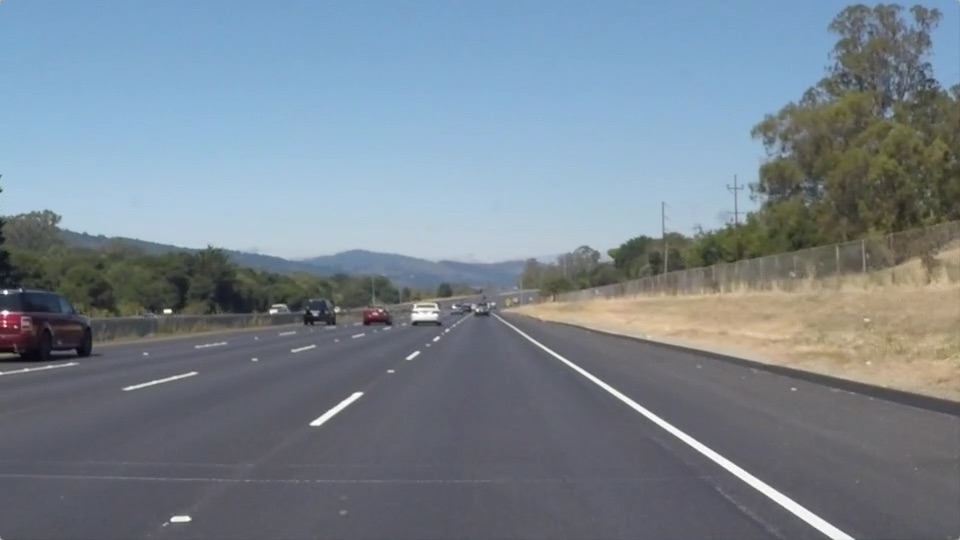
#> input picture test_images/solidWhiteRight.jpg, 960 x 540 px
$ python 'Color Selection.py'
#> lines starting #> are read from the running program, lines starting #| are printed output that depends on the picture; after the words box and inside, x2 and y2 are one past the last pixel; in counts of white or black regions, pixels touching at a corner belong together
import matplotlib.pyplot as plt
import matplotlib.image as mpimg
import numpy as np
import os

os.chdir('E:/Users/İndirilenler/yapay_zeka_proje_Lane_Detection')
# Read in the image
image = mpimg.imread('test_images/solidWhiteRight.jpg')
#> image is the input picture: shape (540, 960, 3); mean R, G, B 120.3, 132.6, 143.7

# Grab the x and y size and make a copy of the image
ysize = image.shape[0]
#> ysize = 540
xsize = image.shape[1]
#> xsize = 960
color_select = np.copy(image)

# Define color selection criteria
###### MODIFY THESE VARIABLES TO MAKE YOUR COLOR SELECTION
red_threshold = 200
green_threshold = 200
blue_threshold = 200
######

rgb_threshold = [red_threshold, green_threshold, blue_threshold]

# Do a boolean or with the "|" character to identify
# Pixels below the thresholds
thresholds = (image[:,:,0] < rgb_threshold[0]) \
            | (image[:,:,1] < rgb_threshold[1]) \
            | (image[:,:,2] < rgb_threshold[2])
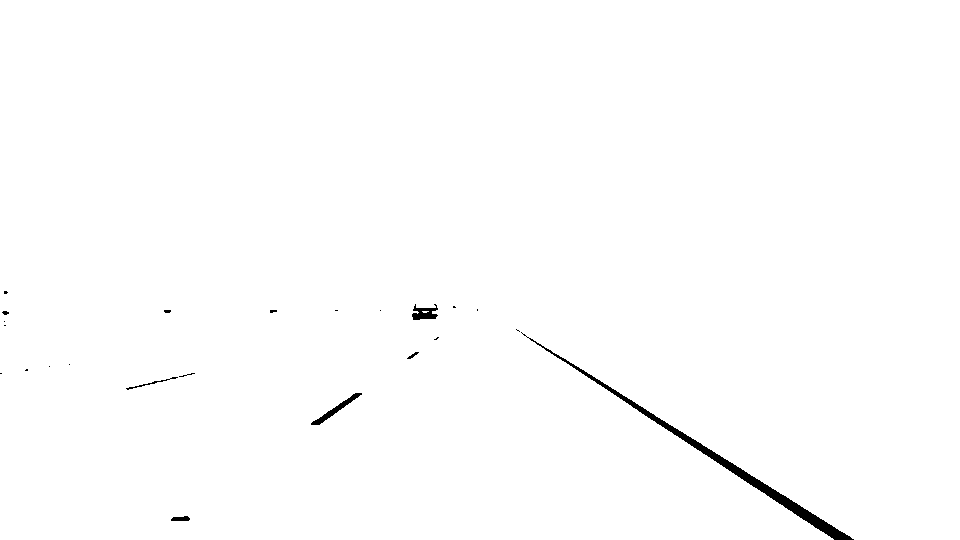
#> thresholds: shape (540, 960) bool; 99.4% white; 23 black regions (16 under 20 px), largest, box (x1, y1, x2, y2) and area: (521, 332, 854, 540) 2350, (311, 393, 362, 425) 291, (412, 304, 438, 320) 247
color_select[thresholds] = [0,0,0]
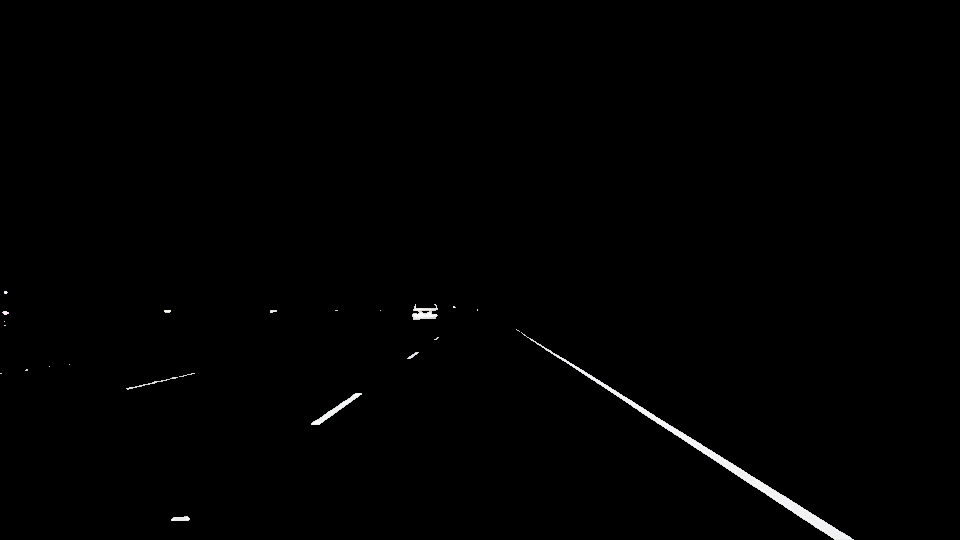
#> color_select: shape (540, 960, 3); mean R, G, B 1.5, 1.5, 1.5

# Display the image
plt.imshow(image)
plt.title("Input Image")
plt.show()
plt.imshow(color_select)
plt.title("Color Selected Image")
plt.savefig('output_colors/color_select.jpg')
plt.show()

$ run again, with test_images/solidWhiteCurve.jpg copied over test_images/solidWhiteRight.jpg
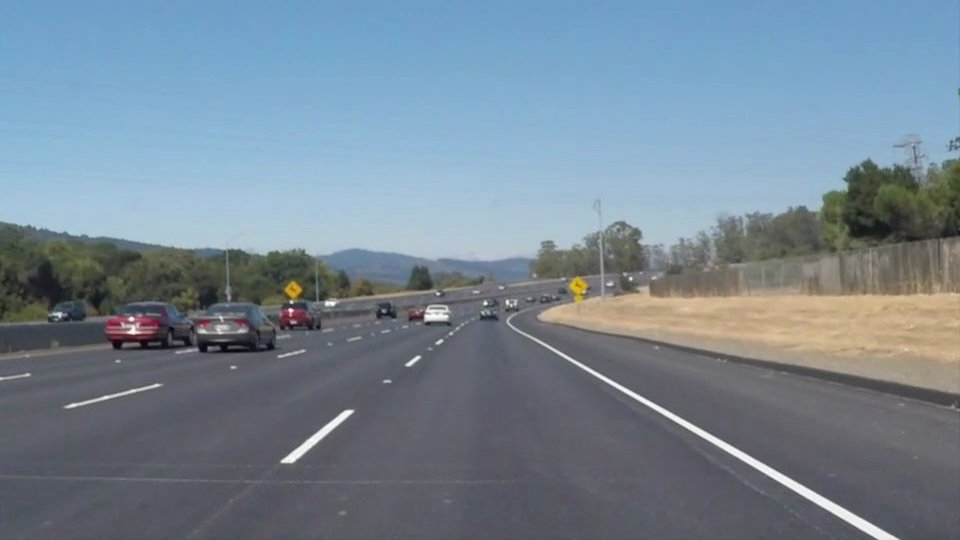
#> input picture test_images/solidWhiteCurve.jpg, 960 x 540 px
#> image is the input picture: shape (540, 960, 3); mean R, G, B 118.5, 134.5, 148.1
#> `thresholds = (image[:,:,0] < rgb_threshold[0]) \ | (image[:,:,1] < rgb..`:
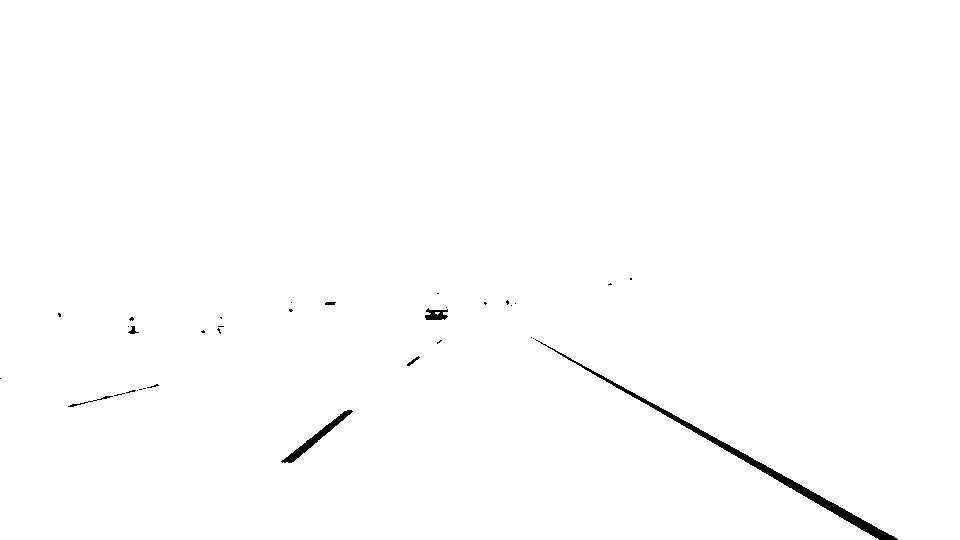
#> thresholds: shape (540, 960) bool; 99.4% white; 34 black regions (27 under 20 px), largest, box (x1, y1, x2, y2) and area: (535, 339, 898, 540) 2248, (281, 410, 353, 463) 560, (425, 308, 448, 320) 181
#> `color_select[thresholds] = [0,0,0]`:
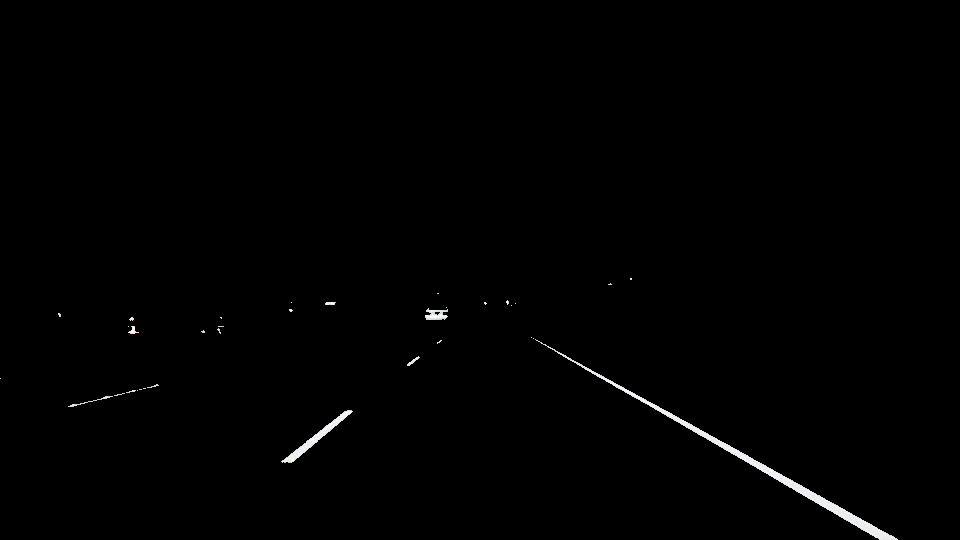
#> color_select: shape (540, 960, 3); mean R, G, B 1.5, 1.5, 1.5

$ run again, with test_images/solidYellowCurve2.jpg copied over test_images/solidWhiteRight.jpg
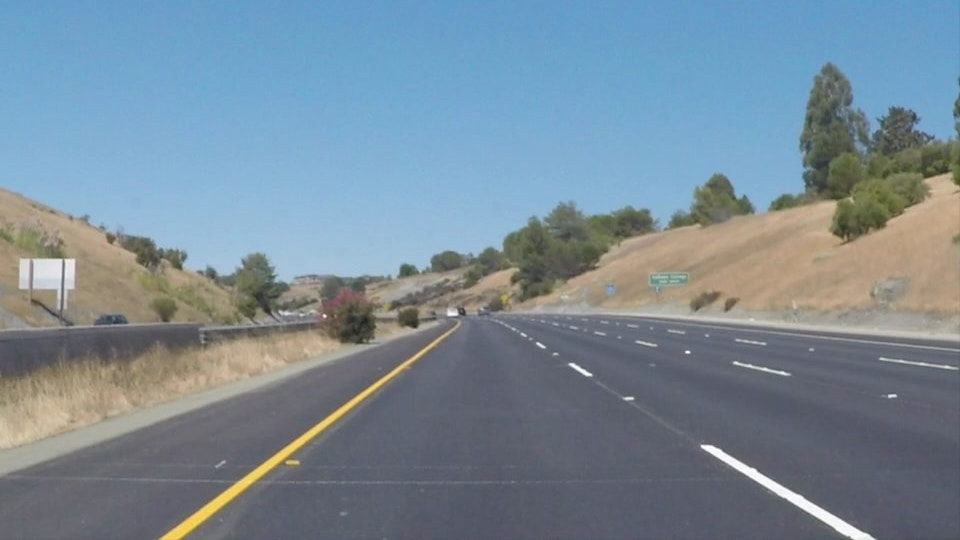
#> input picture test_images/solidYellowCurve2.jpg, 960 x 540 px
#> image is the input picture: shape (540, 960, 3); mean R, G, B 120.7, 138.6, 151.5
#> `thresholds = (image[:,:,0] < rgb_threshold[0]) \ | (image[:,:,1] < rgb..`:
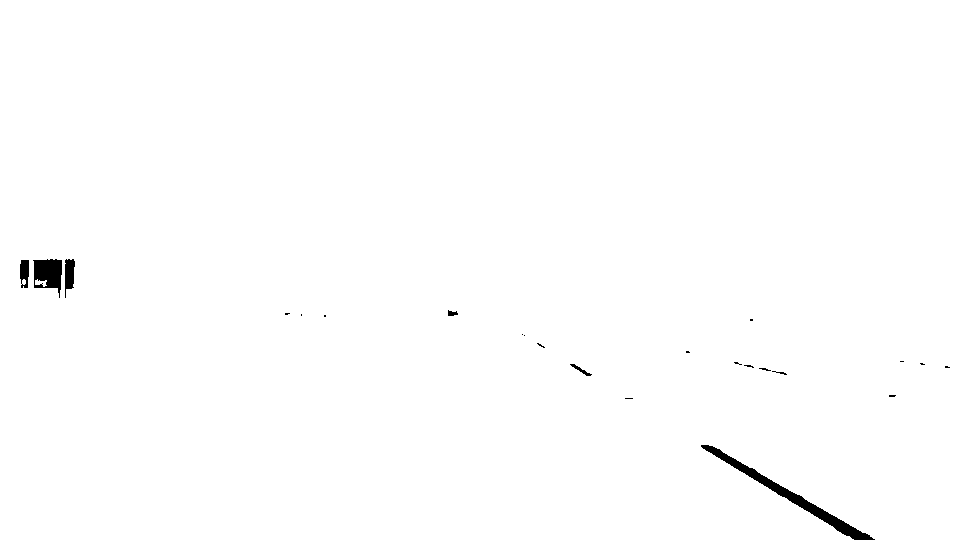
#> thresholds: shape (540, 960) bool; 99.4% white; 23 black regions (16 under 20 px), largest, box (x1, y1, x2, y2) and area: (701, 445, 875, 540) 1630, (33, 259, 62, 298) 740, (65, 259, 75, 298) 275
#> `color_select[thresholds] = [0,0,0]`:
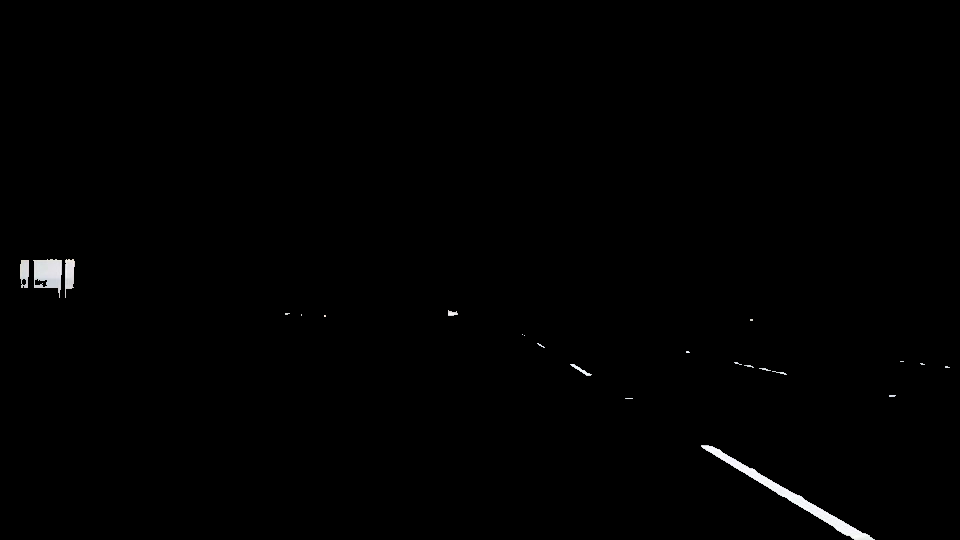
#> color_select: shape (540, 960, 3); mean R, G, B 1.4, 1.4, 1.4
